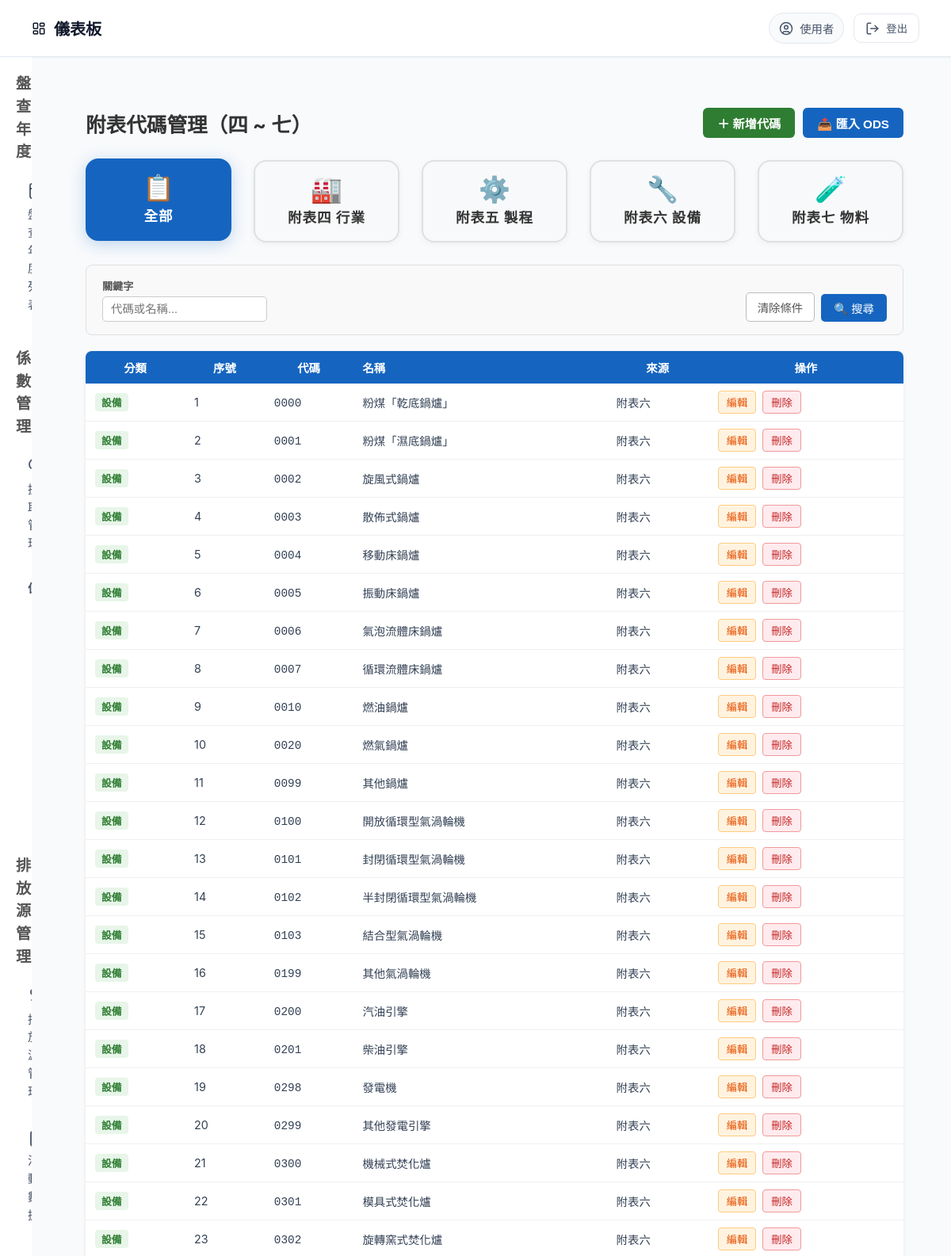
Page /appendix/ (upper part) on the committed database.
### model.py (models this page shows)
class AppendixReference(SQLModel, table=True):
    __tablename__ = "appendix_reference"
    __table_args__ = (
        UniqueConstraint("appendix_type", "code", name="uq_appendix_type_code"),
    )
    id: Optional[int] = Field(default=None, primary_key=True)
    appendix_type: str = Field(index=True)
    seq: Optional[int] = None
    code: str = Field(index=True)
    name: str = Field(index=True)
    source_sheet: Optional[str] = None
    note: Optional[str] = None
    created_at: datetime = Field(default_factory=datetime.utcnow)
    updated_at: datetime = Field(default_factory=datetime.utcnow)

### routers/appendix.py (the view)
@router.get("/", response_class=HTMLResponse)
def appendix_page(
    request: Request,
    appendix_type: Optional[str] = Query(None),
    q: Optional[str] = Query(None),
    page: int = Query(1, ge=1),
    page_size: int = Query(50, ge=1, le=200),
):
    if appendix_type and appendix_type not in VALID_TYPES:
        appendix_type = None
    with Session(engine) as session:
        stmt = select(AppendixReference)
        if appendix_type:
            stmt = stmt.where(AppendixReference.appendix_type == appendix_type)
        if q:
            pattern = f"%{q}%"
            stmt = stmt.where(
                or_(
                    AppendixReference.code.ilike(pattern),     # type: ignore[attr-defined]
                    AppendixReference.name.ilike(pattern),     # type: ignore[attr-defined]
                )
            )
        stmt = stmt.order_by(AppendixReference.appendix_type, AppendixReference.seq)
        total = len(session.exec(stmt).all())
        total_pages = max(1, (total + page_size - 1) // page_size)
        page = min(page, total_pages)
        stmt = stmt.offset((page - 1) * page_size).limit(page_size)
        rows = session.exec(stmt).all()
    start = max(1, page - 2)
    end = min(total_pages, page + 2)
    page_range = list(range(start, end + 1))
    return templates.TemplateResponse(
        "appendix_management.html",
        {
            "request": request,
            "rows": rows,
            "total": total,
            "page": page,
            "page_size": page_size,
            "total_pages": total_pages,
            "page_range": page_range,
            "current_type": appendix_type,
            "q": q,
        },
    )

### templates/appendix_management.html (shortened to what this page needs)
{% extends "base.html" %}
{% block head %}
<link rel="stylesheet" href="/static/css/factor_management.css">
{% endblock %}
{% block content %}
<div class="fm-page-wrap">
    <div class="fm-page-header">
        <h1 class="fm-title">附表代碼管理（四 ~ 七）</h1>
        <div class="fm-header-actions">
            <button type="button" id="btnOpenCreate" class="btn-fm-create">＋ 新增代碼</button>
            <button type="button" id="btnOpenUpload" class="btn-fm-log">📤 匯入 ODS</button>
        </div>
    </div>
    <div class="fm-category-grid">
        <a href="/appendix?page=1"
           class="fm-category-btn {% if not current_type %}active{% endif %}">
            <span class="fm-cat-icon">📋</span>
            <span class="fm-cat-label">全部</span>
        </a>
        <a href="/appendix?appendix_type=industry&page=1"
           class="fm-category-btn {% if current_type == 'industry' %}active{% endif %}">
            <span class="fm-cat-icon">🏭</span>
            <span class="fm-cat-label">附表四 行業</span>
        </a>
        <a href="/appendix?appendix_type=process&page=1"
           class="fm-category-btn {% if current_type == 'process' %}active{% endif %}">
            <span class="fm-cat-icon">⚙️</span>
            <span class="fm-cat-label">附表五 製程</span>
        </a>
        <a href="/appendix?appendix_type=device&page=1"
           class="fm-category-btn {% if current_type == 'device' %}active{% endif %}">
            <span class="fm-cat-icon">🔧</span>
            <span class="fm-cat-label">附表六 設備</span>
        </a>
        <a href="/appendix?appendix_type=material&page=1"
           class="fm-category-btn {% if current_type == 'material' %}active{% endif %}">
            <span class="fm-cat-icon">🧪</span>
            <span class="fm-cat-label">附表七 物料</span>
        </a>
    </div>
    <div class="filter-bar">
        <form method="get" action="/appendix" class="filter-form" id="filterForm">
            <div class="filter-group">
                <label for="qInput">關鍵字</label>
                <input type="text" id="qInput" name="q" class="filter-input" placeholder="代碼或名稱..."
                       value="{{ request.query_params.get('q', '') }}">
            </div>
            <div class="filter-actions">
                <a href="/appendix{% if current_type %}?appendix_type={{ current_type }}{% endif %}" class="btn-clear">清除條件</a>
                <button type="submit" class="btn-filter">🔍 搜尋</button>
            </div>
        </form>
    </div>
    <table class="data-table">
        <thead>
            <tr>
                <th>分類</th>
                <th>序號</th>
                <th>代碼</th>
                <th style="text-align:left;">名稱</th>
                <th>來源</th>
                <th>操作</th>
            </tr>
        </thead>
        <tbody>
            {% if rows %}
            {% for r in rows %}
            <tr>
                <td>
                    <span class="appendix-type-badge badge-{{ r.appendix_type }}">
                        {% if r.appendix_type == 'device' %}設備{% endif %}
                    </span>
                </td>
                <td>{{ r.seq or '-' }}</td>
                <td><code>{{ r.code }}</code></td>
                <td style="text-align:left;">{{ r.name }}</td>
                <td>{{ r.source_sheet or '-' }}</td>
                <td class="td-actions">
                    <button type="button" class="btn-fm-edit"
                        onclick="openEditModal({
                            id: {{ r.id }},
                            appendix_type: '{{ r.appendix_type }}',
                            code: '{{ r.code | replace("'", "\\'") }}',
                            name: '{{ r.name | replace("'", "\\'") }}',
                            seq: {{ r.seq if r.seq is not none else 'null' }},
                            source_sheet: '{{ (r.source_sheet or "") | replace("'", "\\'") }}',
                            note: '{{ (r.note or "") | replace("'", "\\'") }}'
                        })">編輯</button>
                    <form action="/appendix/delete/{{ r.id }}" method="post" style="display:inline;" onsubmit="return confirm('確定刪除？')">
                        <button type="submit" class="btn-factor-delete">刪除</button>
                    </form>
                </td>
            </tr>
            {% endfor %}
            {% else %}
            <tr><td colspan="6" class="td-empty">查無資料，請調整篩選條件或匯入 ODS。</td></tr>
            {% endif %}
        </tbody>
    </table>
</div>
{% endblock %}

### static/css/index.css (style rules this page uses)
body { margin: 0; font-family: "Noto Sans TC", "Inter", -apple-system, BlinkMacSystemFont, "Segoe UI", Roboto, "Helvetica Neue", Arial, sans-serif; background-color: #f8fafc; color: #334155; display: flex; flex-direction: column; min-height: 100vh; }
h1 { color: #2c3e50; margin-bottom: 20px; font-size: 2.8em; font-weight: 700; }

### static/css/factor_management.css (style rules this page uses)
.fm-page-wrap { padding: 24px 28px; max-width: 1300px; margin: auto; }
.fm-page-header { display: flex; align-items: center; justify-content: space-between; margin-bottom: 20px; }
.fm-title { margin: 0; font-size: 1.6rem; color: #333; }
.fm-header-actions { display: flex; gap: 10px; }
.fm-category-grid { display: flex; justify-content: center; gap: 28px; margin: 28px 0 28px 0; }
.fm-category-btn { display: flex; flex-direction: column; align-items: center; justify-content: center; width: 180px; height: 100px; background: #f8f9fa; color: #333; border: 2px solid #e0e0e0; border-radius: 16px; text-decoration: none; cursor: pointer; transition: all 0.25s; box-shadow: 0 2px 8px rgba(0,0,0,0.05); }
.fm-category-btn.active { background: #1565c0; color: #fff; border-color: #1565c0; box-shadow: 0 4px 20px rgba(21,101,192,0.25); transform: translateY(-2px); }
.fm-cat-icon { font-size: 2rem; line-height: 1; margin-bottom: 6px; }
.fm-cat-label { font-size: 1.1rem; font-weight: 700; letter-spacing: 1px; }
.btn-fm-create { background: #2e7d32; color: #fff; border: none; padding: 8px 18px; border-radius: 6px; cursor: pointer; font-size: 0.95rem; font-weight: 600; transition: background 0.2s; }
.btn-fm-log { background: #1565c0; color: #fff; border: none; padding: 8px 18px; border-radius: 6px; cursor: pointer; font-size: 0.95rem; font-weight: 600; transition: background 0.2s; }
.filter-bar { background: #f9f9f9; border: 1px solid #e0e0e0; border-radius: 8px; padding: 16px 20px; margin-bottom: 20px; }
.filter-form { display: flex; flex-wrap: wrap; gap: 12px; align-items: flex-end; }
.filter-group { display: flex; flex-direction: column; gap: 4px; }
.filter-group label { font-size: 0.82rem; color: #555; font-weight: 600; }
.filter-input, .filter-select { padding: 7px 10px; border: 1px solid #ccc; border-radius: 5px; font-size: 0.9rem; background: #fff; }
.filter-actions { display: flex; gap: 8px; align-items: flex-end; margin-left: auto; }
.btn-clear { padding: 7px 14px; border: 1px solid #bbb; border-radius: 5px; background: #fff; color: #555; text-decoration: none; font-size: 0.9rem; cursor: pointer; transition: background 0.2s; }
.btn-filter { padding: 7px 16px; background: #1565c0; color: #fff; border: none; border-radius: 5px; font-size: 0.9rem; cursor: pointer; transition: background 0.2s; }
.data-table { width: 100%; border-collapse: collapse; background: #fff; border-radius: 8px; overflow: hidden; box-shadow: 0 1px 4px rgba(0,0,0,0.08); font-size: 0.9rem; }
.data-table th { background: #1565c0; color: #fff; padding: 10px 12px; text-align: center; font-weight: 600; }
.data-table td { padding: 9px 12px; border-bottom: 1px solid #f0f0f0; vertical-align: middle; }
.td-actions { white-space: nowrap; }
.btn-fm-edit { background: #fff3e0; color: #e65100; border: 1px solid #ffcc80; padding: 4px 10px; border-radius: 4px; cursor: pointer; font-size: 0.83rem; margin-right: 4px; }
.btn-factor-delete { background: #ffebee; color: #c62828; border: 1px solid #ef9a9a; padding: 4px 10px; border-radius: 4px; cursor: pointer; font-size: 0.83rem; transition: background 0.15s; }

### templates/appendix_management.html (style rules this page uses)
.appendix-type-badge { display: inline-block; padding: 2px 8px; border-radius: 4px; font-size: 0.8rem; font-weight: 600; }
.badge-device { background: #e8f5e9; color: #2e7d32; }

### rows in the picture
AppendixReference: appendix_type "設備", seq "1", code "0000", name "粉煤「乾底鍋爐」", source_sheet "附表六"
AppendixReference: appendix_type "設備", seq "2", code "0001", name "粉煤「濕底鍋爐」", source_sheet "附表六"
AppendixReference: appendix_type "設備", seq "3", code "0002", name "旋風式鍋爐", source_sheet "附表六"
AppendixReference: appendix_type "設備", seq "4", code "0003", name "散佈式鍋爐", source_sheet "附表六"
AppendixReference: appendix_type "設備", seq "5", code "0004", name "移動床鍋爐", source_sheet "附表六"
AppendixReference: appendix_type "設備", seq "6", code "0005", name "振動床鍋爐", source_sheet "附表六"
AppendixReference: appendix_type "設備", seq "7", code "0006", name "氣泡流體床鍋爐", source_sheet "附表六"
AppendixReference: appendix_type "設備", seq "8", code "0007", name "循環流體床鍋爐", source_sheet "附表六"
AppendixReference: appendix_type "設備", seq "9", code "0010", name "燃油鍋爐", source_sheet "附表六"
AppendixReference: appendix_type "設備", seq "10", code "0020", name "燃氣鍋爐", source_sheet "附表六"
AppendixReference: appendix_type "設備", seq "11", code "0099", name "其他鍋爐", source_sheet "附表六"
AppendixReference: appendix_type "設備", seq "12", code "0100", name "開放循環型氣渦輪機", source_sheet "附表六"
AppendixReference: appendix_type "設備", seq "13", code "0101", name "封閉循環型氣渦輪機", source_sheet "附表六"
AppendixReference: appendix_type "設備", seq "14", code "0102", name "半封閉循環型氣渦輪機", source_sheet "附表六"
AppendixReference: appendix_type "設備", seq "15", code "0103", name "結合型氣渦輪機", source_sheet "附表六"
AppendixReference: appendix_type "設備", seq "16", code "0199", name "其他氣渦輪機", source_sheet "附表六"
AppendixReference: appendix_type "設備", seq "17", code "0200", name "汽油引擎", source_sheet "附表六"
AppendixReference: appendix_type "設備", seq "18", code "0201", name "柴油引擎", source_sheet "附表六"
AppendixReference: appendix_type "設備", seq "19", code "0298", name "發電機", source_sheet "附表六"
AppendixReference: appendix_type "設備", seq "20", code "0299", name "其他發電引擎", source_sheet "附表六"
AppendixReference: appendix_type "設備", seq "21", code "0300", name "機械式焚化爐", source_sheet "附表六"
AppendixReference: appendix_type "設備", seq "22", code "0301", name "模具式焚化爐", source_sheet "附表六"
AppendixReference: appendix_type "設備", seq "23", code "0302", name "旋轉窯式焚化爐", source_sheet "附表六"

### other values in the picture
{{ request.session.get("username", "使用者") }} "使用者"
